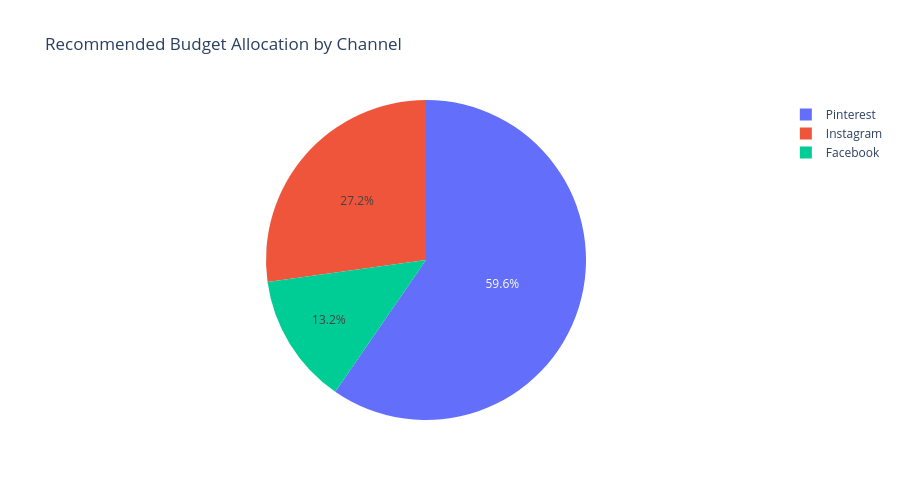

Notebook cell for this chart:
### Markdown cell above
# 3. ACTUAL vs PREDICTED PERFORMANCE

### Code cell
# Platform-Specific Content & Budget Recommendations
print("\n" + "="*80)
print("PLATFORM-SPECIFIC RECOMMENDATIONS")
print("="*80)

if 'Channel' in df.columns:
    platform_budget = df.groupby('Channel').apply(lambda x: {
        'Current_Budget': x['Spend, GBP'].sum(),
        'Current_Conversions': x['Conversions'].sum(),
        'Avg_CTR': x['CTR, %'].mean(),
        'Conversion_Rate': (x['Conversions'].sum() / x['Clicks'].sum() * 100) if x['Clicks'].sum() > 0 else 0,
        'ROI': ((x['Total conversion value, GBP'].sum() - x['Spend, GBP'].sum()) / x['Spend, GBP'].sum() * 100) if x['Spend, GBP'].sum() > 0 else 0
    }).apply(pd.Series).round(2)
    
    print("\nChannel Analysis:")
    print(platform_budget)
    
    total_budget = df['Spend, GBP'].sum()
    
    # Recommend budget allocation based on ROI
    print("\nRECOMMENDED BUDGET ALLOCATION (Based on ROI & Conversion Rate):")
    
    platform_budget['Recommended_Allocation_%'] = (platform_budget['ROI'] / platform_budget['ROI'].sum() * 100).round(1)
    platform_budget['Recommended_Budget'] = (platform_budget['Recommended_Allocation_%'] / 100 * total_budget).round(0)
    
    budget_allocation = platform_budget[['Conversion_Rate', 'Recommended_Allocation_%', 'Recommended_Budget']].copy()
    budget_allocation.columns = ['Current_Conv_Rate_%', 'Recommended_%', 'Recommended_Budget_GBP']
    print(budget_allocation)
    
    # Interactive Budget Allocation Chart
    alloc_data = pd.DataFrame({
        'Channel': platform_budget.index,
        'Recommended_Budget': platform_budget['Recommended_Budget']
    })
    
    fig_budget = px.pie(alloc_data, values='Recommended_Budget', names='Channel',
                        title='Recommended Budget Allocation by Channel',
                        template='plotly_white')
    fig_budget.update_layout(height=500, font=dict(size=12))
    fig_budget.show()
    
    print("\n✓ Budget allocation visualization displayed")

### Figure 1 — Plotly figure (JSON) as saved in the notebook; plotly's stock layout.template omitted (floating-point values rounded to 4 significant figures)
{"data": [{"domain": {"x": [0, 1], "y": [0, 1]}, "hovertemplate": "Channel=%{label}<br>Recommended_Budget=%{value}<extra></extra>", "labels": ["Facebook", "Instagram", "Pinterest"], "legendgroup": "", "name": "", "showlegend": true, "type": "pie", "values": [21550.0, 44400.0, 97300.0]}], "layout": {"font": {"size": 12}, "height": 500, "legend": {"tracegroupgap": 0}, "title": {"text": "Recommended Budget Allocation by Channel"}}}
